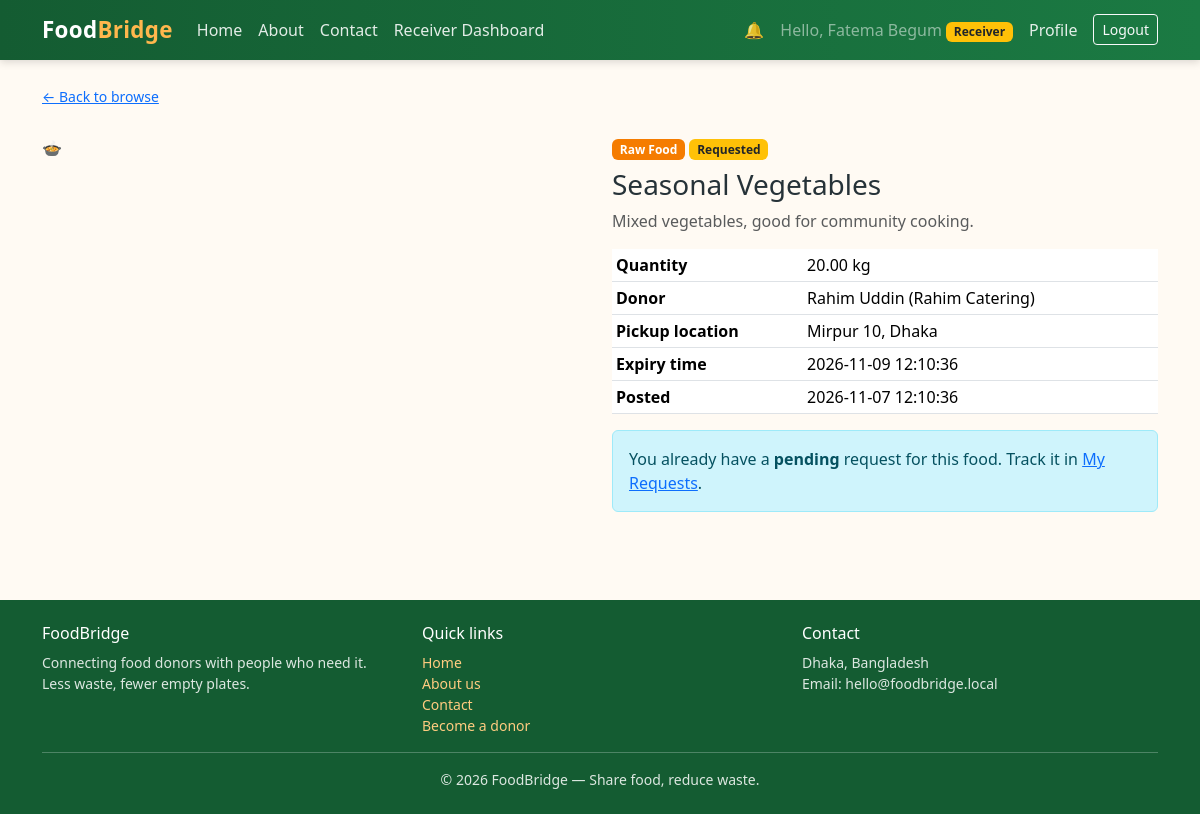
The app's page /receiver/food_details.php?id=3 (signed in) with its own data.
### tables this page shows
CREATE TABLE IF NOT EXISTS food_donations (
    id            INT UNSIGNED AUTO_INCREMENT PRIMARY KEY,
    donor_id      INT UNSIGNED NOT NULL,
    title         VARCHAR(150) NOT NULL,
    description   TEXT         NULL,
    category      VARCHAR(100) NOT NULL,
    quantity      DECIMAL(10, 2) NOT NULL,
    unit          VARCHAR(20)  NOT NULL DEFAULT 'pcs',
    pickup_address VARCHAR(255) NOT NULL,
    expiry_time   DATETIME     NOT NULL,
    image         VARCHAR(255) NULL,                        
    status        ENUM('available', 'requested', 'completed', 'expired') NOT NULL DEFAULT 'available',
    created_at    TIMESTAMP    NOT NULL DEFAULT CURRENT_TIMESTAMP,
    CONSTRAINT fk_donations_donor
        FOREIGN KEY (donor_id) REFERENCES users (id)
        ON DELETE CASCADE ON UPDATE CASCADE
);

CREATE TABLE IF NOT EXISTS users (
    id                INT UNSIGNED AUTO_INCREMENT PRIMARY KEY,
    name              VARCHAR(100) NOT NULL,
    email             VARCHAR(150) NOT NULL UNIQUE,
    password          VARCHAR(255) NOT NULL,               
    phone             VARCHAR(20)  NULL,
    address           VARCHAR(255) NULL,
    role              ENUM('admin', 'donor', 'receiver') NOT NULL DEFAULT 'receiver',
    organization_name VARCHAR(150) NULL,
    is_verified       TINYINT(1)   NOT NULL DEFAULT 0,
    status            ENUM('active', 'inactive', 'suspended') NOT NULL DEFAULT 'active',
    created_at        TIMESTAMP    NOT NULL DEFAULT CURRENT_TIMESTAMP
);

CREATE TABLE IF NOT EXISTS food_requests (
    id          INT UNSIGNED AUTO_INCREMENT PRIMARY KEY,
    donation_id INT UNSIGNED NOT NULL,
    receiver_id INT UNSIGNED NOT NULL,
    message     TEXT         NULL,
    status      ENUM('pending', 'accepted', 'rejected', 'completed') NOT NULL DEFAULT 'pending',
    created_at  TIMESTAMP    NOT NULL DEFAULT CURRENT_TIMESTAMP,
    CONSTRAINT fk_requests_donation
        FOREIGN KEY (donation_id) REFERENCES food_donations (id)
        ON DELETE CASCADE ON UPDATE CASCADE,
    CONSTRAINT fk_requests_receiver
        FOREIGN KEY (receiver_id) REFERENCES users (id)
        ON DELETE CASCADE ON UPDATE CASCADE
);

### receiver/food_details.php (the view, shortened to what this page needs)
<?php
require_once __DIR__ . '/../config/db.php';
$baseUrl = '/FoodBridge';
$receiverId = (int) $_SESSION['user_id'];
$id = (int) ($_GET['id'] ?? 0);
$stmt = $pdo->prepare(
    "SELECT fd.*, u.name AS donor_name, u.organization_name AS donor_org, u.phone AS donor_phone
     FROM food_donations fd
     JOIN users u ON u.id = fd.donor_id
     WHERE fd.id = ?"
);
$stmt->execute([$id]);
$donation = $stmt->fetch();
$isExpired  = strtotime($donation['expiry_time']) <= time();
$isOpen     = $donation['status'] === 'available' && !$isExpired;
$stmt = $pdo->prepare(
    "SELECT * FROM food_requests
     WHERE donation_id = ? AND receiver_id = ? AND status IN ('pending', 'accepted')
     ORDER BY created_at DESC LIMIT 1"
);
$stmt->execute([$id, $receiverId]);
$myLiveRequest = $stmt->fetch();
include __DIR__ . '/../includes/header.php';
?>
<a class="small" href="<?= $baseUrl ?>/receiver/browse_food.php">&larr; Back to browse</a>
<div class="row g-4 mt-1">
    <div class="col-md-6">
        <?php if (!empty($donation['image'])): ?>
            <img src="<?= $baseUrl ?>/assets/uploads/<?= htmlspecialchars($donation['image'], ENT_QUOTES, 'UTF-8') ?>"
                 class="img-fluid rounded w-100" style="max-height:380px;object-fit:cover;" alt="">
        <?php else: ?>
            <div class="fb-no-image rounded" style="height:320px;">&#127858;</div>
        <?php endif; ?>
    </div>
    <div class="col-md-6">
        <div class="mb-2">
            <span class="badge badge-fb-category"><?= htmlspecialchars($donation['category'], ENT_QUOTES, 'UTF-8') ?></span>
            <?php if ($isOpen): ?>
                <span class="badge bg-success">Available</span>
            <?php elseif ($isExpired): ?>
                <span class="badge bg-secondary">Expired</span>
            <?php else: ?>
                <span class="badge bg-warning text-dark text-capitalize"><?= htmlspecialchars($donation['status'], ENT_QUOTES, 'UTF-8') ?></span>
            <?php endif; ?>
        </div>
        <h1 class="h3"><?= htmlspecialchars($donation['title'], ENT_QUOTES, 'UTF-8') ?></h1>
        <?php if (!empty($donation['description'])): ?>
            <p class="text-muted"><?= nl2br(htmlspecialchars($donation['description'], ENT_QUOTES, 'UTF-8')) ?></p>
        <?php endif; ?>
        <table class="table table-sm">
            <tbody>
                <tr><th style="width:35%;">Quantity</th><td><?= htmlspecialchars($donation['quantity'], ENT_QUOTES, 'UTF-8') ?> <?= htmlspecialchars($donation['unit'], ENT_QUOTES, 'UTF-8') ?></td></tr>
                <tr><th>Donor</th><td><?= htmlspecialchars($donation['donor_name'], ENT_QUOTES, 'UTF-8') ?><?= !empty($donation['donor_org']) ? ' (' . htmlspecialchars($donation['donor_org'], ENT_QUOTES, 'UTF-8') . ')' : '' ?></td></tr>
                <tr><th>Pickup location</th><td><?= htmlspecialchars($donation['pickup_address'], ENT_QUOTES, 'UTF-8') ?></td></tr>
                <tr><th>Expiry time</th><td><?= htmlspecialchars($donation['expiry_time'], ENT_QUOTES, 'UTF-8') ?></td></tr>
                <tr><th>Posted</th><td><?= htmlspecialchars($donation['created_at'], ENT_QUOTES, 'UTF-8') ?></td></tr>
            </tbody>
        </table>
        <?php if ($myLiveRequest): ?>
            <div class="alert alert-info" role="alert">
                You already have a <strong><?= htmlspecialchars($myLiveRequest['status'], ENT_QUOTES, 'UTF-8') ?></strong>
                request for this food. Track it in <a href="<?= $baseUrl ?>/receiver/my_requests.php">My Requests</a>.
            </div>
        <?php else: ?>
            <div class="alert alert-secondary" role="alert">This food can no longer be requested.</div>
        <?php endif; ?>
    </div>
</div>
<?php include __DIR__ . '/../includes/footer.php'; ?>

### assets/css/style.css (style rules this page uses)
:root { --fb-green: #1b7a43; --fb-green-dark: #145c32; --fb-green-light: #e6f4ec; --fb-orange: #f57c00; --fb-orange-dark: #e65100; --fb-cream: #fffaf3; }
body { background-color: var(--fb-cream); color: #263238; }
.badge-fb-category { background-color: var(--fb-orange); color: #fff; }

### records on screen
food_donations: category "Raw Food", status "Requested", title "Seasonal Vegetables", description "Mixed vegetables, good for community cooking.", quantity "20.00", unit "kg", donor.name "Rahim Uddin", donor.organization_name "Rahim Catering", pickup_address "Mirpur 10, Dhaka", expiry_time "2026-11-09 12:10:36", created_at "2026-11-07 12:10:36"
food_requests: status "pending"

### other values on screen
$userName "Fatema Begum"
$role "Receiver"
